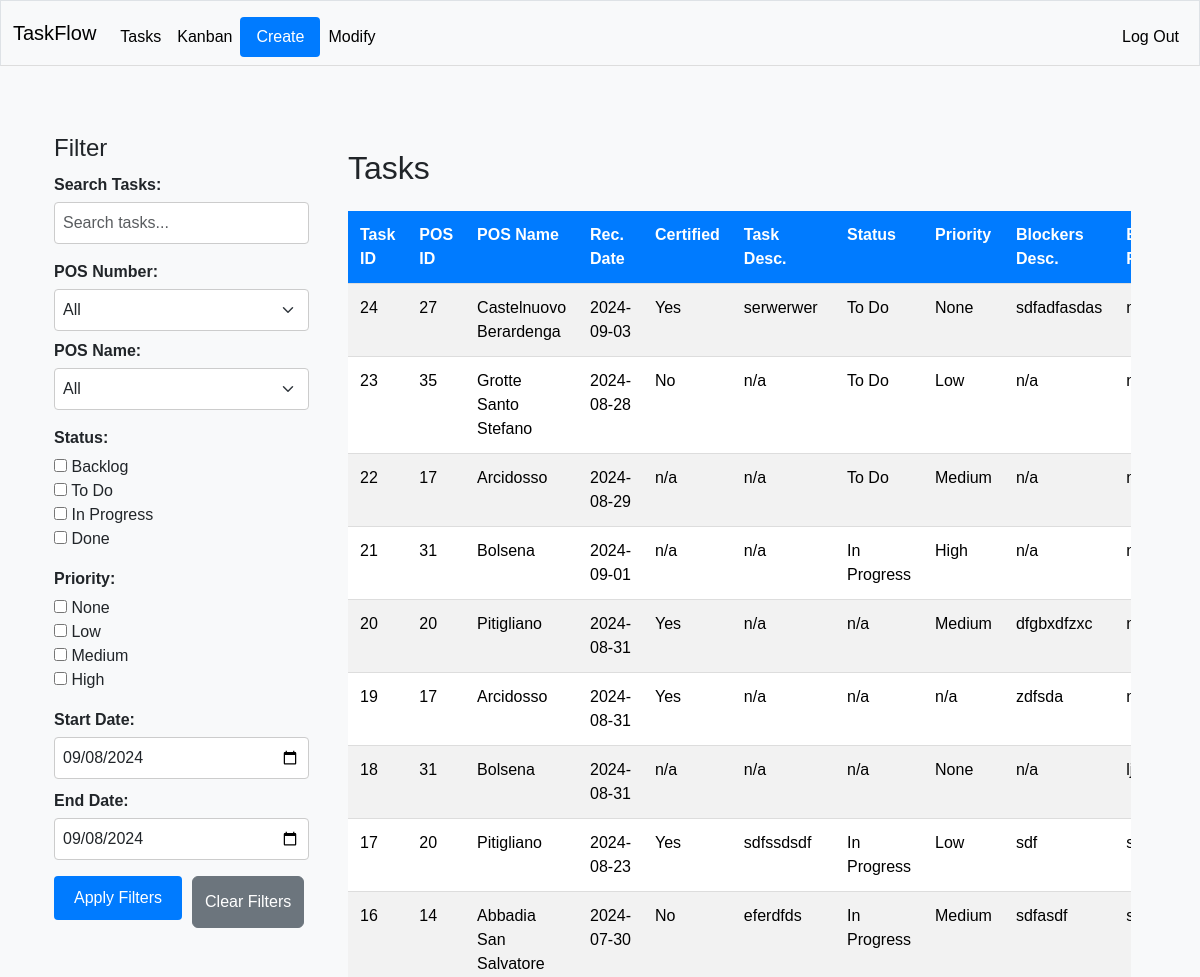
The page /tasks (signed in, upper part) on the database as committed earlier.
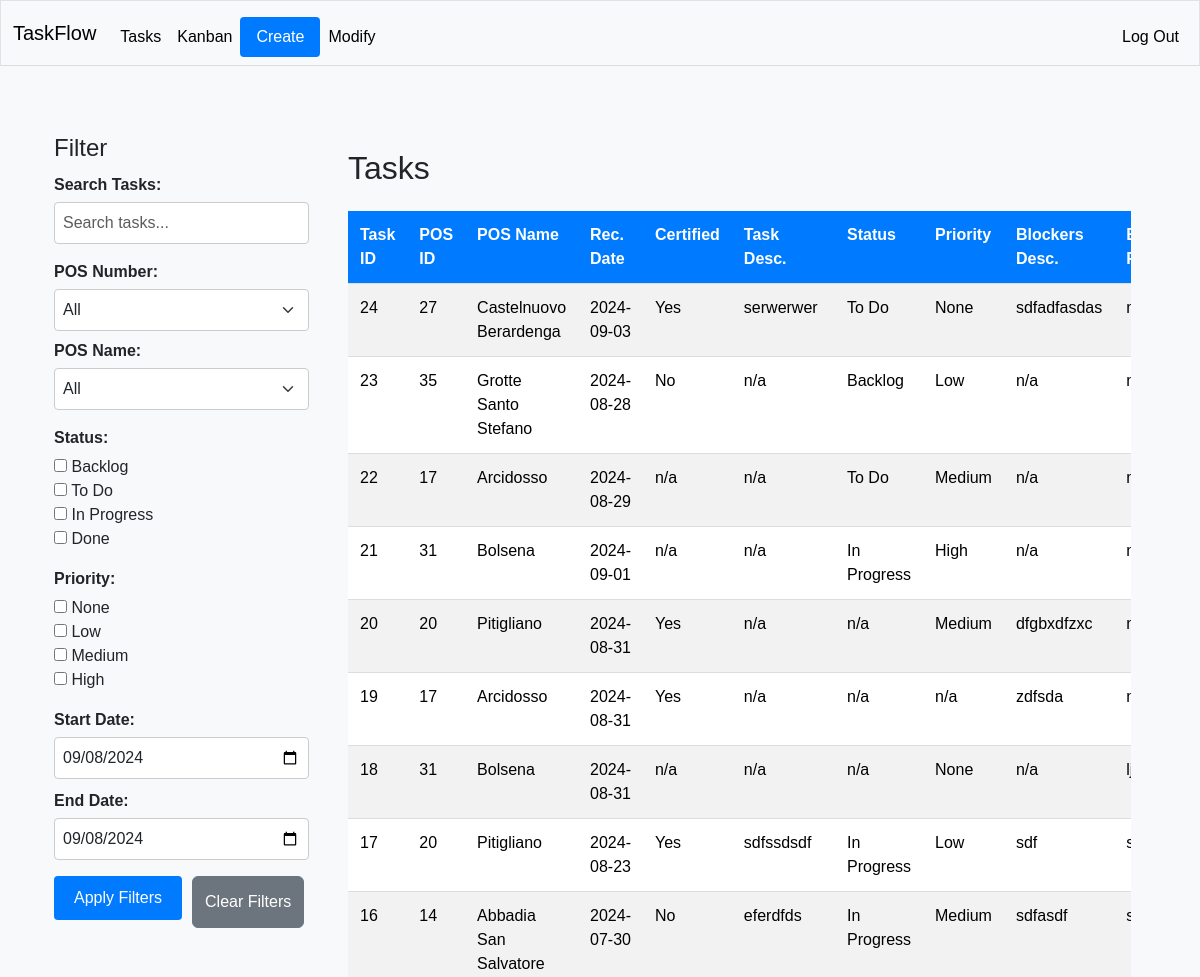
The same page on the database as committed later.
### tables this page shows
CREATE TABLE tasks (
                        task_id INTEGER NOT NULL, 
                        task_desc VARCHAR, 
                        task_status VARCHAR, 
                        task_priority VARCHAR, 
                        task_start_date DATE, 
                        task_due_date DATE, 
                        task_notes VARCHAR, 
                        pos_id INTEGER NOT NULL, 
                        blocker_id INTEGER, 
                        rec_id INTEGER, 
                        PRIMARY KEY (task_id), 
                        CHECK (task_status IN ('Backlog', 'To Do', 'In Progress', 'Done')), 
                        CHECK (task_priority IN ('None', 'Low', 'Medium', 'High')),
                        FOREIGN KEY(pos_id) REFERENCES pos (pos_id),
                        FOREIGN KEY(blocker_id) REFERENCES blockers (blocker_id),
                        FOREIGN KEY(rec_id) REFERENCES rec (rec_id)
                    );

CREATE TABLE pos (
	pos_id INTEGER NOT NULL, 
	pos_name VARCHAR NOT NULL, 
	PRIMARY KEY (pos_id), 
	UNIQUE (pos_name)
);

CREATE TABLE rec (
                        rec_id INTEGER NOT NULL, 
                        rec_date DATE, 
                        rec_certified BOOLEAN, 
                        task_id INTEGER, 
                        pos_id INTEGER, 
                        blocker_id INTEGER, 
                        PRIMARY KEY (rec_id),
                        FOREIGN KEY(task_id) REFERENCES tasks (task_id),
                        FOREIGN KEY(pos_id) REFERENCES pos (pos_id),
                        FOREIGN KEY(blocker_id) REFERENCES blockers (blocker_id)
                    );

CREATE TABLE blockers (
                        blocker_id INTEGER NOT NULL, 
                        blocker_desc VARCHAR, 
                        blocker_responsible VARCHAR, 
                        blocker_resolved BOOLEAN, 
                        blocker_res_date DATE, 
                        pos_id INTEGER, 
                        rec_id INTEGER, 
                        task_id INTEGER, 
                        PRIMARY KEY (blocker_id),
                        FOREIGN KEY(pos_id) REFERENCES pos (pos_id),
                        FOREIGN KEY(rec_id) REFERENCES rec (rec_id),
                        FOREIGN KEY(task_id) REFERENCES tasks (task_id)
                    );

### app.py (the view)
@app.route("/tasks")
@login_required
def tasks():
    with engine.connect() as conn:
        query = select(
            tasks_table.c.task_id,
            tasks_table.c.task_desc,
            tasks_table.c.task_status,
            tasks_table.c.task_priority,
            tasks_table.c.task_start_date,
            tasks_table.c.task_due_date,
            tasks_table.c.task_notes,
            pos_table.c.pos_id,
            pos_table.c.pos_name,
            rec_table.c.rec_date,
            rec_table.c.rec_certified,
            blockers_table.c.blocker_desc,
            blockers_table.c.blocker_responsible
        ).select_from(
            tasks_table
            .join(pos_table, tasks_table.c.pos_id == pos_table.c.pos_id)
            .outerjoin(rec_table, tasks_table.c.rec_id == rec_table.c.rec_id)
            .outerjoin(blockers_table, tasks_table.c.blocker_id == blockers_table.c.blocker_id)
        ).order_by(desc(tasks_table.c.task_id))
        tasks = conn.execute(query).fetchall()
        pos_data = conn.execute(select(pos_table.c.pos_id, pos_table.c.pos_name)).fetchall()
        formatted_tasks = []
        for task in tasks:
            formatted_tasks.append({
                "task_id": task.task_id if task.task_id is not None else "n/a",
                "task_desc": task.task_desc if task.task_desc is not None else "n/a",
                "task_status": task.task_status if task.task_status is not None else "n/a",
                "task_priority": task.task_priority if task.task_priority is not None else "n/a",
                "task_start_date": task.task_start_date.strftime('%Y-%m-%d') if isinstance(task.task_start_date, date) else "n/a",
                "task_due_date": task.task_due_date.strftime('%Y-%m-%d') if isinstance(task.task_due_date, date) else "n/a",
                "task_notes": task.task_notes if task.task_notes is not None else "n/a",
                "pos_id": task.pos_id if task.pos_id is not None else "n/a",
                "pos_name": task.pos_name if task.pos_name is not None else "n/a",
                "rec_date": task.rec_date.strftime('%Y-%m-%d') if isinstance(task.rec_date, date) else "n/a",
                "rec_certified": "Yes" if task.rec_certified is True else "No" if task.rec_certified is False else "n/a",
                "blocker_desc": task.blocker_desc if task.blocker_desc is not None else "n/a",
                "blocker_responsible": task.blocker_responsible if task.blocker_responsible is not None else "n/a"
            })
    logger.debug("Formatted tasks for display: %s", formatted_tasks)
    return render_template("tasks.html", tasks=formatted_tasks, pos_data=pos_data, date=date)

### helpers.py (called while the page is built)
def login_required(f):
    @wraps(f)
    def decorated_function(*args, **kwargs):
        if session.get("user_id") is None:
            return redirect("/login")
        return f(*args, **kwargs)
    return decorated_function

### templates/tasks.html
{% extends "layout.html" %}
{% block main %}
<div class="container-fluid">
    <div class="row">
        <div class="col-md-3">
            {% include '_sidebar.html' %}
        </div>
        <div class="col-md-9">
            {% include '_tasks_body.html' %}
        </div>
    </div>
</div>
{% endblock %}

### templates/layout.html (shortened to what this page needs)
<!DOCTYPE html>
<html lang="en">
<head>
    <link href="https://cdn.jsdelivr.net/npm/bootstrap@5.3.3/dist/css/bootstrap.min.css" rel="stylesheet">
    <link href="{{ url_for('static', filename='css/style.css') }}" rel="stylesheet">
</head>
<body>
    <nav class="navbar navbar-expand-md navbar-light bg-light border">
        <div class="container-fluid">
            <a class="navbar-brand" href="/"><span class="blue">Task</span><span class="red">Flow</span></a>
            <div class="collapse navbar-collapse" id="navbar">
                {% if session["user_id"] %}
                    <ul class="navbar-nav me-auto mt-2">
                        <li class="nav-item"><a class="nav-link" href="/tasks">Tasks</a></li>
                        <li class="nav-item"><a class="nav-link" href="/kanban">Kanban</a></li>
                        <li class="nav-item">
                            <a class="btn btn-primary" href="/create">Create</a>
                        </li>
                        <li class="nav-item"><a class="nav-link" href="/modify">Modify</a></li>
                    </ul>
                    <ul class="navbar-nav ms-auto mt-2">
                        <li class="nav-item"><a class="nav-link" href="/logout">Log Out</a></li>
                    </ul>
                {% else %}
                    <ul class="navbar-nav ms-auto mt-2">
                        <li class="nav-item"><a class="nav-link" href="/register">Register</a></li>
                        <li class="nav-item"><a class="nav-link" href="/login">Log In</a></li>
                    </ul>
                {% endif %}
            </div>
        </div>
    </nav>
    <main class="container py-5 text-center">
        {% block main %}{% endblock %}
    </main>
</body>
</html>

### templates/_sidebar.html (shortened to what this page needs)
<div class="filter-group mb-4">
    <h2 class="filter-title">Filter</h2>
    <label for="taskSearch" class="filter-label">Search Tasks:</label>
    <input id="taskSearch" class="form-control" placeholder="Search tasks..." type="text">
</div>
<div class="filter-group mb-4">
    <label for="filterPosID" class="filter-label">POS Number:</label>
    <select id="filterPosID" class="form-select mb-2">
        <option value="">All</option>
    </select>
    <label for="filterPosName" class="filter-label">POS Name:</label>
    <select id="filterPosName" class="form-select">
        <option value="">All</option>
    </select>
</div>
<div class="filter-group mb-4">
    <label class="filter-label">Status:</label>
    <div>
        <input type="checkbox" id="statusBacklog" value="Backlog"> Backlog
    </div>
    <div>
        <input type="checkbox" id="statusToDo" value="To Do"> To Do
    </div>
    <div>
        <input type="checkbox" id="statusInProgress" value="In Progress"> In Progress
    </div>
    <div>
        <input type="checkbox" id="statusDone" value="Done"> Done
    </div>
</div>
<div class="filter-group mb-4">
    <label class="filter-label">Priority:</label>
    <div>
        <input type="checkbox" id="priorityNone" value="None"> None
    </div>
    <div>
        <input type="checkbox" id="priorityLow" value="Low"> Low
    </div>
    <div>
        <input type="checkbox" id="priorityMedium" value="Medium"> Medium
    </div>
    <div>
        <input type="checkbox" id="priorityHigh" value="High"> High
    </div>
</div>
<div class="filter-group mb-4">
    <label for="startDate" class="filter-label">Start Date:</label>
    <input type="date" id="startDate" class="form-control mb-2" value="{{ date.today().strftime('%Y-%m-%d') }}">
    <label for="endDate" class="filter-label">End Date:</label>
    <input type="date" id="endDate" class="form-control" value="{{ date.today().strftime('%Y-%m-%d') }}">
</div>
<div class="filter-buttons">
    <button id="filterBtn" class="btn btn-primary mb-2">Apply Filters</button>
    <button id="clearFilterBtn" class="btn btn-secondary">Clear Filters</button>
</div>

### templates/_tasks_body.html (shortened to what this page needs)
<div class="tasks-wrapper">
    <h2 class="mt-0">Tasks</h2>
    <div class="table-responsive">
        <table class="table table-striped mt-3">
            <thead>
                <tr>
                    <th>Task ID</th>
                    <th>POS ID</th>
                    <th>POS Name</th>
                    <th>Rec. Date</th>
                    <th>Certified</th>
                    <th>Task Desc.</th>
                    <th>Status</th>
                    <th>Priority</th>
                    <th>Blockers Desc.</th>
                    <th>Blockers Resp</th>
                </tr>
            </thead>
            <tbody id="taskTableBody">
                {% for task in tasks %}
                <tr>
                    <td>{{ task.task_id }}</td>
                    <td>{{ task.pos_id }}</td>
                    <td>{{ task.pos_name }}</td>
                    <td>{{ task.rec_date }}</td>
                    <td>{{ task.rec_certified }}</td>
                    <td>{{ task.task_desc }}</td>
                    <td>{{ task.task_status }}</td>
                    <td>{{ task.task_priority }}</td>
                    <td>{{ task.blocker_desc }}</td>
                    <td>{{ task.blocker_responsible }}</td>
                </tr>
                {% endfor %}
            </tbody>
        </table>
    </div>
</div>

### static/css/style.css (style rules this page uses)
body { font-family: Arial, sans-serif !important; background-color: #f8f9fa !important; margin: 0 !important; padding: 0 !important; text-align: left !important; }
.navbar { background-color: #f8f9fa !important; color: black !important; border-bottom: 1px solid #ddd !important; }
.navbar a { color: black !important; font-weight: 500 !important; text-align: left !important; }
.navbar .navbar-nav .nav-link { color: black !important; }
.navbar-brand { color: black !important; }
.navbar .btn { background-color: #007bff !important; border: none !important; color: white !important; padding: 8px 16px !important; border-radius: 4px !important; font-size: 16px !important; text-align: left !important; }
.btn-primary { background-color: #007bff !important; border: none !important; color: white !important; text-align: left !important; }
.container { margin-top: 20px !important; text-align: left !important; }
input[type="text"], input[type="password"], textarea, select { width: 100% !important; padding: 8px !important; margin-bottom: 10px !important; border: 1px solid #ccc !important; border-radius: 4px !important; text-align: left !important; }
.table { width: 100% !important; margin-bottom: 20px !important; border-collapse: collapse !important; text-align: left !important; }
.table th, .table td { padding: 12px !important; text-align: left !important; border-bottom: 1px solid #ddd !important; vertical-align: top !important; white-space: normal !important; }
.table th { background-color: #007bff !important; color: white !important; }
.table-responsive { overflow-x: auto !important; text-align: left !important; }
.tasks-wrapper { padding: 15px !important; text-align: left !important; }
.filter-group { margin-bottom: 16px !important; text-align: left !important; }
.filter-title { font-size: 1.5em !important; margin-bottom: 10px !important; text-align: left !important; }
.filter-label { display: block !important; margin-bottom: 5px !important; font-weight: bold !important; text-align: left !important; }
.filter-buttons { display: flex !important; gap: 10px !important; text-align: left !important; }
input[type="date"] { width: 100% !important; text-align: left !important; }
.form-control { width: 100% !important; padding: 8px !important; margin-bottom: 10px !important; border: 1px solid #ccc !important; border-radius: 4px !important; text-align: left !important; }
.btn-primary { background-color: #007bff !important; border: none !important; color: white !important; padding: 10px 20px !important; border-radius: 4px !important; cursor: pointer !important; text-align: left !important; }

Rows that differ between the two databases and show on the page:
changed tasks "Grotte Santo Stefano": task_status "To Do" → "Backlog"
